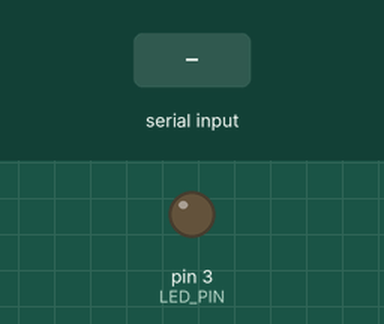
A sketch run on a simulated Arduino Uno, built with avr-gcc and run on an emulated ATmega328P. Shown: output pins drawn as LEDs (lit = HIGH). Inputs (shaded band) come from the test bench. What the sketch prints to the serial monitor is not drawn.

Above: at 1.2 s.
1.3 s: "90,45\n" received over Serial
At 2.2 s:
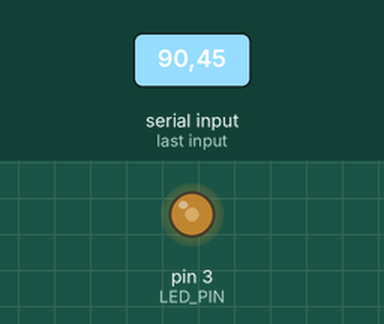
3.9 s: "5\n" received over Serial
At 4.5 s:
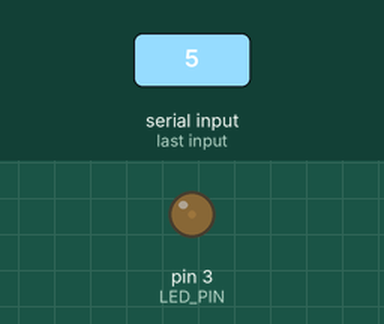
Timing chart, 0 to 6.9 s (numbered marks = the images above; inputs shaded):
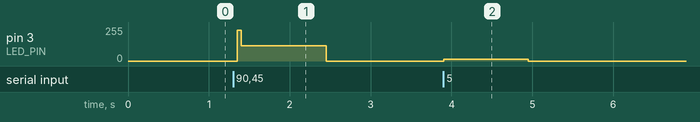

The sketch:

Tarefa4.ino
```cpp
#define LED_PIN     3

void setup(){
  pinMode(LED_PIN, OUTPUT);
  digitalWrite(LED_PIN, LOW);
  Serial.begin(9600);
  Serial.print("Insira um valor: ");
}

void loop(){
  long valor = 0;
  if (Serial.available() > 0){
    valor = Serial.parseInt();
    if(valor>100)
      valor=100;
    if(valor<0)
      valor=0;
    Serial.println(valor);
    valor = map(valor, 0, 100, 0, 255);
    analogWrite(LED_PIN, valor);
    Serial.print("Insira um valor: ");
  }
  delay(50);
}
```

Measured:
- after the input at 1.3 s, pin 3 (LED_PIN): 0/255 → 114/255 after 0.05 s, → 0/255 1.1 s later
- after the input at 3.9 s, pin 3 (LED_PIN): 0/255 → 12/255 at once, → 0/255 1.0 s later
